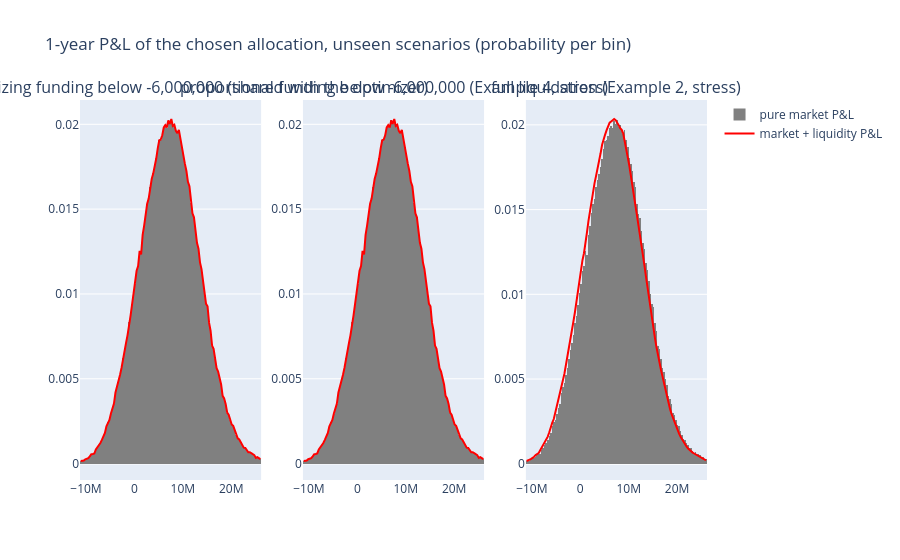

The notebook cell saved with this chart:
### Markdown cell above
## (c) Liquidity: Meucci (2012) market-plus-liquidity P&L

The liquidity moments (6)–(9), the parameters and the funding policy are those of the illiquidity section above — the same ones the optimizer used. Here they grade the chosen allocation exactly.

The total P&L $\Pi = \bar\Pi + \Delta\Pi$ is then a **mixture of normals** — the conditional convolution, eq. (10):

$$f_\Pi(y) = \sum_j \frac{p_j}{\sigma_j}\,\varphi\Big(\frac{y - \bar\pi_j - \mu_j}{\sigma_j}\Big),\qquad F_\Pi(y) = \sum_j p_j\,\Phi\Big(\frac{y - \bar\pi_j - \mu_j}{\sigma_j}\Big).$$

A scenario where nothing is sold has $\sigma_j = 0$: a point mass, handled exactly (step in the CDF, fractional boundary atom in the CVaR), never as $0/0$. Everything below is closed form in (10) — no grid, no quadrature: the quantile $z = F_\Pi^{-1}(\alpha)$ by Brent's method on the exact CDF, $\alpha = 1 - c$, and with $z_j = (z - \bar\pi_j - \mu_j)/\sigma_j$

$$\mathrm{CVaR}\{\Pi\} = \underbrace{\tfrac1\alpha\textstyle\sum_j p_j\,\bar\pi_j\,\Phi(z_j)}_{\text{market}} + \underbrace{\tfrac1\alpha\textstyle\sum_j p_j\big(\mu_j\Phi(z_j) - \sigma_j\varphi(z_j)\big)}_{\text{liquidity}},$$

$$\mathrm{LS} = \frac{\mathrm{CVaR}\{\bar\Pi\}}{\mathrm{CVaR}\{\Pi\}}\;(13),\qquad \mathrm{CE} = -\zeta\ln\sum_j p_j\exp\Big(-\frac{w + \bar\pi_j + \mu_j}{\zeta} + \frac{\sigma_j^2}{2\zeta^2}\Big).$$

CVaR here is the paper's left-tail mean $E[\Pi \mid \Pi \le z]$ (negative = loss); the liquidity score compares losses (1 = liquid, → 0 illiquid). **The liquidity term is the corrected one**: the printed eq. (12)/(58) keeps the unconditional weights $p_j$ where conditioning on the tail requires $p_j\Phi(z_j)/\alpha$ (see `notes/meucci2012_liquidity_errata.md`); it is verified against brute-force Monte Carlo at the end of this section.

**Policies** (swappable functions, `liquidity.LiquidationPolicy`), all with the same dollar threshold $\bar\pi$:
- *Cost-minimizing funding* — **the default, the optimizer's own policy**: where the market P&L falls below $\bar\pi$, raise $(\bar\pi - \bar\pi_j)$ net of costs by the cheapest sales (cash first).
- *Proportional funding* (paper Example 4) — stress: raise $\bar\pi - \bar\pi_j$ (gross proceeds) by selling the same fraction $\theta_j$ of every holding (cash included); elsewhere sell nothing.
- *Full liquidation* (paper Example 2) — stress: sell everything at the horizon in every scenario.

### Code cell
tail_probability = 1 - confidence_level  # alpha


def policies_for(threshold, parameters):
    # the shared policy first (default), then the stress policies; one dollar threshold for all
    return {
        f"cost-minimizing funding below {threshold:,.0f} (shared with the optimizer)":
            liquidity.cost_minimizing_liquidation_policy(threshold, parameters),
        f"proportional funding below {threshold:,.0f} (Example 4, stress)": liquidity.funding_liquidation_policy(threshold),
        "full liquidation (Example 2, stress)": liquidity.full_liquidation_policy,
    }


policies_dict = policies_for(FUNDING_THRESHOLD_USD, liquidity_parameters)
distributions_dict = {}
for policy_name, liquidation_policy in policies_dict.items():
    distribution = liquidity.total_pnl_distribution(
        holdings=alpha_liquidity,
        horizon_prices=unseen_samples,
        probabilities=unseen_probabilities,
        wealth=wealth,
        liquidation_policy=liquidation_policy,
        parameters=liquidity_parameters,
    )
    distributions_dict[policy_name] = distribution
    split = liquidity.total_pnl_cvar_split(distribution, tail_probability)
    market_split = liquidity.total_pnl_cvar_split(liquidity.market_only(distribution), tail_probability)
    print(f"\n{policy_name}")
    print(f"  sells in {unseen_probabilities @ (distribution.liquidity_std > 0):.1%} of scenarios;"
          f"  E[liquidity adjustment] {unseen_probabilities @ distribution.liquidity_mean:,.0f}")
    print(f"  CVaR (left tail, P&L)  market-only {market_split.cvar:,.0f}   total {split.cvar:,.0f}")
    print(f"  split of total CVaR    market {split.market_contribution:,.0f}   liquidity {split.liquidity_contribution:,.0f}")
    print(f"  VaR quantile z         market-only {market_split.quantile:,.0f}   total {split.quantile:,.0f}")
    print(f"  liquidity score LS     {liquidity.liquidity_score(distribution, tail_probability):.5f}")
    print(f"  CE                     market-only {liquidity.total_pnl_certainty_equivalent(liquidity.market_only(distribution), wealth, risk_tolerance):,.0f}"
          f"   with liquidity {liquidity.total_pnl_certainty_equivalent(distribution, wealth, risk_tolerance):,.0f}")

# plot through CDF differences: the funding policy leaves most scenarios as point masses,
# which a density cannot show; bin probabilities can
fig = make_subplots(rows=1, cols=3, subplot_titles=list(distributions_dict))
for column_index, distribution in enumerate(distributions_dict.values()):
    bin_edges = np.linspace(np.percentile(distribution.market_pnl, 0.2) - 2e6, np.percentile(distribution.market_pnl, 99.8), 121)
    bin_centers = (bin_edges[:-1] + bin_edges[1:]) / 2
    market_mass = np.diff(liquidity.total_pnl_cdf(liquidity.market_only(distribution), bin_edges))
    total_mass = np.diff(liquidity.total_pnl_cdf(distribution, bin_edges))
    fig.add_trace(go.Bar(x=bin_centers, y=market_mass, name='pure market P&L', marker_color='grey',
                         marker_line_width=0, showlegend=column_index == 0), row=1, col=column_index + 1)
    fig.add_trace(go.Scatter(x=bin_centers, y=total_mass, name='market + liquidity P&L', line_color='red',
                             showlegend=column_index == 0), row=1, col=column_index + 1)
fig.update_layout(title='1-year P&L of the chosen allocation, unseen scenarios (probability per bin)', bargap=0)
fig.show()
